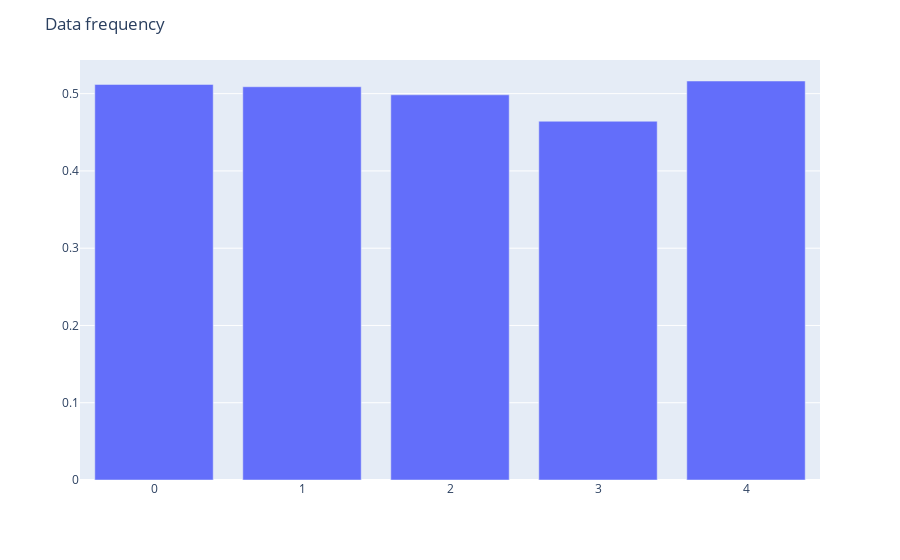

The code cell stored with this chart in its notebook:
### Markdown cell above
## Visualization

First, we create a histogram to visualize data frequency per column.

### Code cell
fig = EDA_missingness.bar(df)
fig.show()

### Figure 1 — Plotly figure (JSON) as saved in the notebook; plotly's stock layout.template omitted (floating-point values rounded to 4 significant figures)
{"data": [{"alignmentgroup": "True", "hovertemplate": "variable=0<br>index=%{x}<br>value=%{y}<extra></extra>", "legendgroup": "0", "marker": {"color": "#636efa", "pattern": {"shape": ""}}, "name": "0", "offsetgroup": "0", "orientation": "v", "showlegend": true, "textposition": "auto", "type": "bar", "x": [0, 1, 2, 3, 4], "xaxis": "x", "y": [0.5119, 0.5089, 0.4985, 0.4643, 0.5164], "yaxis": "y"}], "layout": {"autosize": true, "barmode": "relative", "legend": {"title": {"text": "variable"}, "tracegroupgap": 0}, "margin": {"t": 60}, "showlegend": false, "title": {"text": "Data frequency"}, "xaxis": {"anchor": "y", "autorange": true, "domain": [0, 1], "range": [-0.5, 4.5], "title": {"text": ""}, "type": "linear"}, "yaxis": {"anchor": "x", "autorange": true, "domain": [0, 1], "range": [0, 0.5435], "title": {"text": ""}, "type": "linear"}}}
